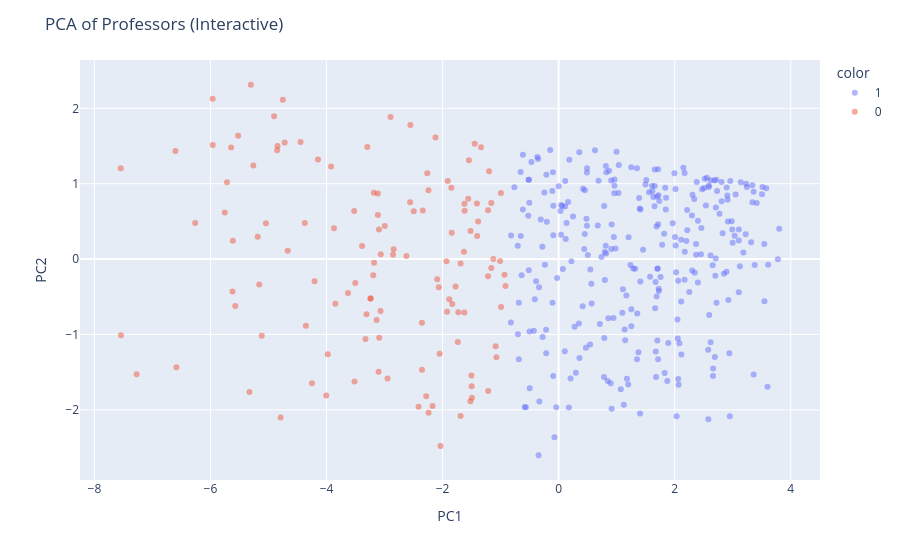

Notebook source saved alongside this figure:
### Code cell
plott_interactive()

### Figure 1 — Plotly figure (JSON) as saved in the notebook; plotly's stock layout.template omitted (floating-point values rounded to 4 significant figures; data arrays with more than 128 entries replaced by an {"elided": "..."} marker saying what was removed)
{"data": [{"hovertemplate": "<b>%{hovertext}</b><br><br>color=1<br>PC1=%{x}<br>PC2=%{y}<extra></extra>", "hovertext": {"elided": "283 str values"}, "legendgroup": "1", "marker": {"color": "#636efa", "opacity": 0.5, "symbol": "circle"}, "mode": "markers", "name": "1", "orientation": "v", "showlegend": true, "type": "scatter", "x": {"elided": "283 float values"}, "xaxis": "x", "y": {"elided": "283 float values"}, "yaxis": "y"}, {"hovertemplate": "<b>%{hovertext}</b><br><br>color=0<br>PC1=%{x}<br>PC2=%{y}<extra></extra>", "hovertext": ["احمد چلداوی", "داوود عرب خابوری", "حمیدرضا جلیلیان خالقی", "امیرسامان نورامین", "علی اصغر بهشتی شیرازی", "ستار میرزا کوچکی", "سجاد صادقی", "غلامحسین یاری", "رحمان فرنوش", "احمد رضا فروغ", "جلیل رشیدی نیا", "زهره مستقیم", "احمدرضا فروغ", "محمد کاظم حسینی پور", "اکبر دهقان نژاد", "جواد وحیدی", "مهدی علائیان", "حمید مسگرانی", "ابراهیم اردشیر لاریجانی", "پرستو کعبی نژاد", "محمد یعقوبی فر", "میرطباطبایی", "سحر قاجار", "عبدالرسول میرقدری", "حمید حاجی سید جوادی", "عبد الرسول میرقدری", "معصومه اکبری زاده", "فرشته صمدی", "مهرانه تیراندری", "فاطمه اللهی", "مائده السادات طاهائی", "حمیدرضا نوش کاران", "محدثه سجادی", "فروغ مهندسی پور", "افشین نمیرانیان", "شهاب نوروزیان علم", "فاطمه دباغ کاشانی", "ابوالفضل اسکندری", "مریم بحرینی", "مهرانه تیراندری", "فرهاد بختیاری", "بیژن غفاری قمی", "ذبیح الله راه چمنی", "وحید شریف سیرت", "حسین سجادی", "حمید کریمی", "نورالله هادی", "محسن دریابیگی", "علی اصغر موسوی", "مسعود محفوظی", "مصطفی مرشد سلوک", "فاطمه ابوحمزه", "محمود میرطباطبایی", "یاسر محمودی ابیانه", "محمدرضا باقری", "محبوبه مهربانی", "محمد موسوی گزافرودی", "سعید محمدزاده", "حمیدرضا حیدری نوقابی", "امید وحیدی", "شاهرخ شاه حسینی", "سلمان موحدی راد", "نظام الدین اشرفی زاده", "مجتبی حسینی نسب", "مسعود جمشیدی", "فروغ مهندس پور", "علیرضا همتی", "حسن فرخزاد", "احمد رهبر کلیشمی", "فرانک منطقی", "محمد سعیدی مهرآبادی", "سعید یعقوبی", "عبدالرحمان حائری", "غلامرضا رمضانی نیا", "وحیط خطیبی", "هادی شاهم آبادی صاحبی", "روزبه قوسی", "جعفر سجادی", "کامران شهانقی", "محمدرضا رسولی", "محمدپور عمران", "محمدرضا محمد علیها", "وحید بروجردیان", "کاظم اسماعیلی", "سعید سیادت نژاد", "پویان ایار", "علی اکبر حشمتی رفسنجانی", "ناصر شابختی", "حسین افضلی مهر", "مهران کریم پور فرد", "محمد باقر صادقی", "علیرضا ایوانی", "مسعود گودرزی", "حسین آقاجانی", "علیرضا ذاکری", "بیژن افتخاری یکتا", "رضوی عشیری بوترابی", "محمدرضا محمدعلیها", "هاجر فلاحتی", "زینب موحدی", "رضا ترکاشون", "حسین رحمانی", "حسن نادری", "عین الله خنجری", "زهرا رهائی", "روح الله طالبی توتی", "ساسان آسیایی", "محمد اخلاقی", "زینب پورانصاری", "محمدحسن شجاعی فرد", "سپهر صنایع", "مهدی مقیمی", "نورالله هادی", "سارا صالحی", "مجید رجبی", "هاشمی نژاد", "منصور علیزاده", "محمد ریاحی", "محمد جواد اشرفی", "محمدجواد اشرفی", "محمد علی اکبر نیا", "رضا تقوی", "عابدینی", "زهرا اسماعیلی", "حسن ذبیحی فر", "مرتضی منتظری"], "legendgroup": "0", "marker": {"color": "#EF553B", "opacity": 0.5, "symbol": "circle"}, "mode": "markers", "name": "0", "orientation": "v", "showlegend": true, "type": "scatter", "x": [-1.499, -1.086, -1.339, -2.036, -2.241, -1.503, -1.161, -1.494, -1.214, -1.884, -2.497, -3.239, -1.933, -5.116, -3.195, -2.092, -2.264, -7.273, -1.777, -4.206, -7.542, -6.604, -5.044, -5.614, -4.355, -3.244, -5.187, -1.69, -2.414, -1.834, -2.173, -3.069, -5.304, -5.963, -3.848, -1.737, -3.185, -4.753, -3.523, -2.051, -5.961, -1.073, -3.137, -4.147, -1.2, -1.215, -4.448, -2.843, -4.844, -3.297, -1.16, -3.517, -4.903, -5.753, -1.849, -3.504, -6.587, -1.387, -5.262, -1.624, -1.518, -3.181, -0.9925, -5.523, -2.948, -1.843, -1.62, -1.408, -2.356, -3.065, -1.008, -2.559, -6.263, -0.933, -2.854, -4.374, -1.632, -2.282, -2.623, -2.996, -5.715, -3.311, -0.9959, -3.921, -7.546, -2.341, -3.329, -2.897, -4.004, -3.102, -1.216, -3.388, -1.624, -2.355, -3.097, -1.448, -3.871, -1.689, -5.33, -4.669, -4.251, -3.63, -1.558, -3.979, -5.621, -1.404, -5.573, -4.722, -3.116, -4.852, -2.066, -1.52, -5.644, -3.092, -1.729, -3.115, -2.554, -2.243, -1.922, -0.9153, -2.122, -5.16, -4.792, -1.546, -1.125, -1.911], "xaxis": "x", "y": [-1.687, -1.156, 1.485, -2.479, -2.039, -1.544, -0.1181, -1.839, -1.751, -0.5324, 0.6345, -0.5229, -0.02893, -1.016, -0.2153, -0.2675, 1.14, -1.527, -0.3649, -0.2951, -1.011, 1.433, 0.474, 0.2433, -0.8834, -0.5213, 0.2967, -0.05702, -1.958, -0.5944, -1.949, -0.6874, 2.313, 2.128, -0.5927, -1.099, 0.8807, 2.114, 0.6379, -1.256, 1.514, -1.302, -0.8094, 1.322, 1.165, 0.6493, 1.552, 0.1298, 1.5, 1.487, 0.7429, -1.625, 1.896, 0.6198, 0.9454, -0.3179, -1.436, 0.4981, 1.24, -0.71, 0.3736, -0.04751, -0.6357, 1.637, -1.582, 0.3482, 0.6406, 0.7362, -0.846, 0.06424, -0.02649, 0.7536, 0.4777, -0.2089, 0.05629, 0.4799, 0.09831, -1.821, 0.04176, 0.4382, 1.02, -0.7325, 0.8767, 1.23, 1.206, 0.6453, -1.061, 1.884, -1.809, -1.495, -0.2261, 0.174, 0.7355, -1.469, 0.3935, 1.529, 0.4091, -2.081, -1.764, 0.112, -1.647, -0.451, 0.8003, -1.262, -0.4292, 0.3067, -0.621, 1.547, 0.8717, 1.446, -0.3745, -1.886, 1.479, -1.045, -0.7064, 0.585, 1.778, 0.9127, -0.6983, -0.3584, 1.614, -0.3367, -2.1, 1.313, 0.001042, 1.035], "yaxis": "y"}], "layout": {"legend": {"title": {"text": "color"}, "tracegroupgap": 0}, "margin": {"t": 60}, "showlegend": true, "title": {"text": "PCA of Professors (Interactive)"}, "xaxis": {"anchor": "y", "domain": [0, 1], "title": {"text": "PC1"}}, "yaxis": {"anchor": "x", "domain": [0, 1], "title": {"text": "PC2"}}}}
